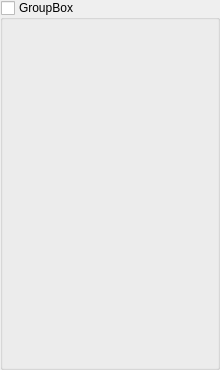
<?xml version="1.0" encoding="UTF-8"?>
<ui version="4.0">
 <class>GroupBoxDucking</class>
 <widget class="QGroupBox" name="GroupBoxDucking">
  <property name="geometry">
   <rect>
    <x>0</x>
    <y>0</y>
    <width>220</width>
    <height>370</height>
   </rect>
  </property>
  <property name="windowTitle">
   <string>GroupBox</string>
  </property>
  <property name="title">
   <string>GroupBox</string>
  </property>
  <property name="checkable">
   <bool>true</bool>
  </property>
  <property name="checked">
   <bool>false</bool>
  </property>
  <widget class="QWidget" name="gridLayoutWidget">
   <property name="geometry">
    <rect>
     <x>10</x>
     <y>20</y>
     <width>201</width>
     <height>341</height>
    </rect>
   </property>
   <layout class="QGridLayout" name="gridLayout">
    <item row="0" column="0">
     <widget class="FaderVertical" name="wFader_Duck" native="true">
      <property name="sizePolicy">
       <sizepolicy hsizetype="Fixed" vsizetype="MinimumExpanding">
        <horstretch>0</horstretch>
        <verstretch>0</verstretch>
       </sizepolicy>
      </property>
      <property name="minimumSize">
       <size>
        <width>120</width>
        <height>240</height>
       </size>
      </property>
     </widget>
    </item>
   </layout>
  </widget>
 </widget>
 <customwidgets>
  <customwidget>
   <class>FaderVertical</class>
   <extends>QWidget</extends>
   <header>fader_vertical.h</header>
   <container>1</container>
  </customwidget>
 </customwidgets>
 <resources/>
 <connections/>
</ui>
